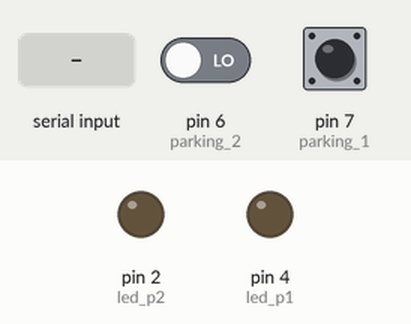
Recording of a sketch running on a simulated Arduino Uno, built with avr-gcc and run on an emulated ATmega328P. Shown: output pins drawn as LEDs (lit = HIGH). The inputs (shaded band) are chosen by the test bench; at power-on: pin 6 (parking_2) LOW, pin 7 (parking_1) HIGH. What the sketch prints to the serial monitor is not drawn.

Above: at 1.2 s.
1.3 s: "1" received over the second serial link
At 2.4 s:
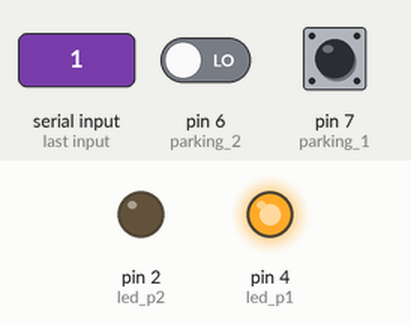
2.8 s: "2" received over the second serial link
At 3.5 s:
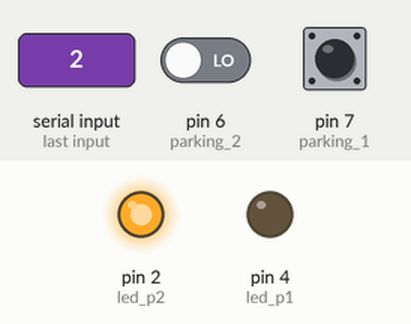
4.3 s: "3" received over the second serial link
At 4.7 s:
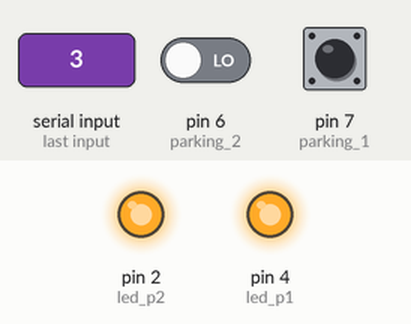
5.8 s: "4" received over the second serial link
At 7.0 s:
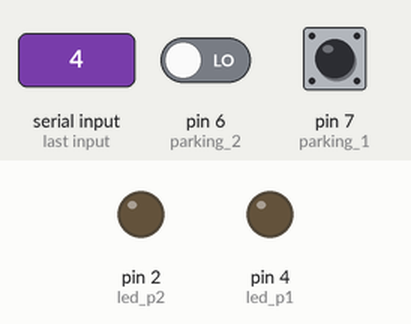
Timing chart, 0 to 8.3 s (numbered marks = the images above; inputs shaded):
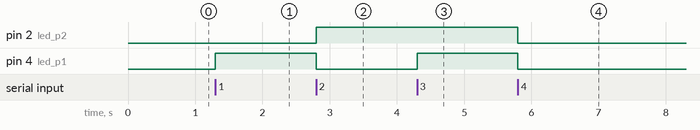

Measured:
- after the input at 1.3 s, pin 4 (led_p1): LOW → HIGH at once
- after the input at 2.8 s, pin 2 (led_p2): LOW → HIGH at once; pin 4 (led_p1): HIGH → LOW at once
- after the input at 4.3 s, pin 4 (led_p1): LOW → HIGH at once
- after the input at 5.8 s, pin 2 (led_p2), pin 4 (led_p1): HIGH → LOW at once

The sketch:

xbee_receiver.ino
```cpp
#include <SoftwareSerial.h>

SoftwareSerial xbee(0, 1);

int led_p1 = 4;
int led_p2 = 2;

int parking_1 = 7;
int parking_1_full = LOW;

int parking_2 = 6;
int parking_2_full = LOW;

void setup() {
  // put your setup code here, to run once:
  Serial.begin(9600);
  xbee.begin(9600);
  pinMode(parking_1, INPUT);
  pinMode(parking_2, INPUT);
  pinMode(led_p1, OUTPUT);
  pinMode(led_p2, OUTPUT);
}

void loop() {

  parking_1_full = digitalRead(parking_1);
  parking_2_full = digitalRead(parking_2);

  if (parking_1_full == LOW && parking_2_full == HIGH) {
      Serial.print('1');
  }
  else if (parking_1_full == HIGH && parking_2_full == LOW) {
      Serial.print('2');
  }
  else if (parking_1_full == LOW && parking_2_full == LOW) {
      Serial.print('3');
  }
  else if (parking_1_full == HIGH && parking_2_full == HIGH) {
      Serial.print('4');
  }

  if (xbee.available()) {
    char received = xbee.read();
    if (received == '1') {
      digitalWrite(led_p1, HIGH);
      digitalWrite(led_p2, LOW);
      delay(10);
    }
    else if (received == '2') {
      digitalWrite(led_p1, LOW);
      digitalWrite(led_p2, HIGH);
      delay(10);
    }
    else if (received == '3') {
      digitalWrite(led_p2, HIGH);
      digitalWrite(led_p1, HIGH);
      delay(10);
    }
    else if (received == '4') {
      digitalWrite(led_p1, LOW);
      digitalWrite(led_p2, LOW);
      delay(10);
    }
  }
}
```
